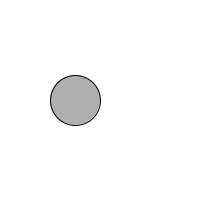
Frame 1 (no input)
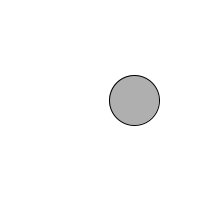
Frame 60 (the mouse pressed at the canvas centre just before this capture)
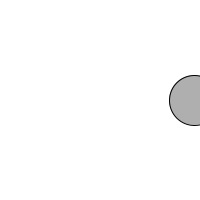
Frame 120 (the mouse held since frame 60 and released just before this capture)

The Processing sketch that drew these frames (run headless with seeded random() and noise(); from frame 60 on, the mouse is pressed at the canvas centre):

// Processing sketch: day_1_1
// ── day_1_1.pde
int circleX = 75; //declare variable and assign circleX
int circleY = 100; // declare variable and assign circleY

void setup(){ // run setup once 
  size(200,200); // size of screen
}
void draw (){
  background(255); //"background" color
  stroke(0); //circle outline color
  fill(175); //circle inside color
  ellipse(circleX,circleY,50,50);
// ellipse(x position, Y position, radius X, radius Y)
 
 //circleX = circleX + 1; // incrementing variable +1 or +2,3,4
 circleX++;
 
}
